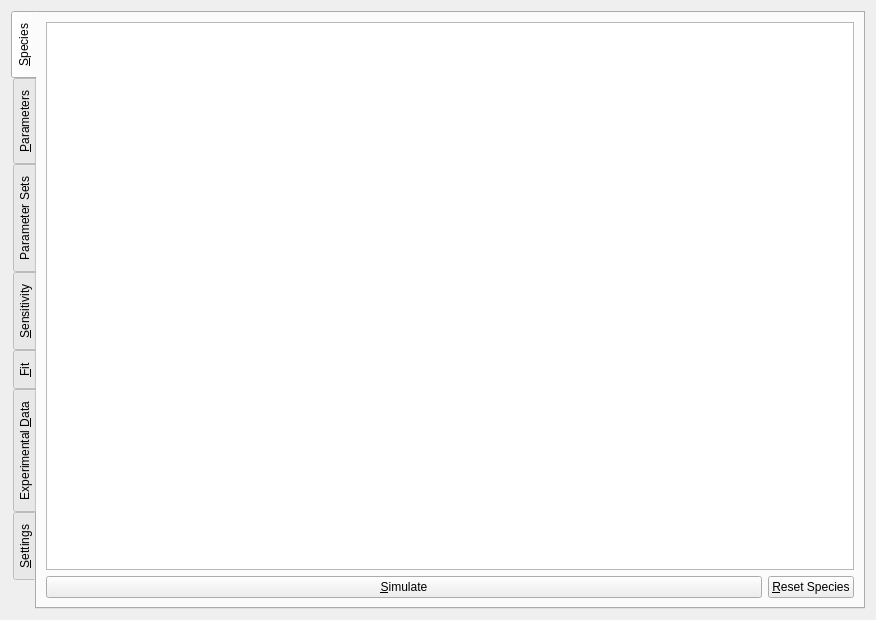
<?xml version="1.0" encoding="UTF-8"?>
<ui version="4.0">
 <class>SimulationWorkbench</class>
 <widget class="QWidget" name="SimulationWorkbench">
  <property name="geometry">
   <rect>
    <x>0</x>
    <y>0</y>
    <width>876</width>
    <height>620</height>
   </rect>
  </property>
  <property name="sizePolicy">
   <sizepolicy hsizetype="Expanding" vsizetype="Expanding">
    <horstretch>0</horstretch>
    <verstretch>0</verstretch>
   </sizepolicy>
  </property>
  <property name="windowTitle">
   <string>Form</string>
  </property>
  <layout class="QHBoxLayout" name="horizontalLayout">
   <item>
    <widget class="QTabWidget" name="actionTabWidget">
     <property name="tabPosition">
      <enum>QTabWidget::West</enum>
     </property>
     <property name="tabShape">
      <enum>QTabWidget::Rounded</enum>
     </property>
     <property name="currentIndex">
      <number>0</number>
     </property>
     <widget class="QWidget" name="tabSpecies">
      <attribute name="title">
       <string>&amp;Species</string>
      </attribute>
      <layout class="QHBoxLayout" name="horizontalLayout_6">
       <item>
        <layout class="QVBoxLayout" name="verticalLayout_5">
         <item>
          <widget class="QTableView" name="speciesTableView"/>
         </item>
         <item>
          <layout class="QHBoxLayout" name="horizontalLayout_5">
           <item>
            <widget class="QPushButton" name="simulateButtonSpecies">
             <property name="sizePolicy">
              <sizepolicy hsizetype="Expanding" vsizetype="Fixed">
               <horstretch>0</horstretch>
               <verstretch>0</verstretch>
              </sizepolicy>
             </property>
             <property name="text">
              <string>&amp;Simulate</string>
             </property>
            </widget>
           </item>
           <item>
            <widget class="QPushButton" name="resetButtonSpecies">
             <property name="text">
              <string>&amp;Reset Species</string>
             </property>
            </widget>
           </item>
          </layout>
         </item>
        </layout>
       </item>
      </layout>
     </widget>
     <widget class="QWidget" name="tabParameters">
      <attribute name="title">
       <string>&amp;Parameters</string>
      </attribute>
      <layout class="QHBoxLayout" name="horizontalLayout_8">
       <item>
        <layout class="QVBoxLayout" name="verticalLayout">
         <item>
          <widget class="QTableView" name="parametersTableView"/>
         </item>
         <item>
          <layout class="QHBoxLayout" name="horizontalLayout_7">
           <item>
            <widget class="QPushButton" name="simulateButtonParams">
             <property name="sizePolicy">
              <sizepolicy hsizetype="Expanding" vsizetype="Fixed">
               <horstretch>0</horstretch>
               <verstretch>0</verstretch>
              </sizepolicy>
             </property>
             <property name="text">
              <string>&amp;Simulate</string>
             </property>
            </widget>
           </item>
           <item>
            <widget class="QPushButton" name="resetButtonParams">
             <property name="text">
              <string>&amp;Reset Parameters</string>
             </property>
            </widget>
           </item>
          </layout>
         </item>
        </layout>
       </item>
      </layout>
     </widget>
     <widget class="QWidget" name="tabParameterSets">
      <attribute name="title">
       <string>Parameter Sets</string>
      </attribute>
      <layout class="QHBoxLayout" name="horizontalLayout_18">
       <item>
        <layout class="QVBoxLayout" name="verticalLayout_13">
         <item>
          <widget class="QTableView" name="parameterSetsTableView"/>
         </item>
         <item>
          <layout class="QHBoxLayout" name="horizontalLayout_17">
           <item>
            <spacer name="horizontalSpacer">
             <property name="orientation">
              <enum>Qt::Horizontal</enum>
             </property>
             <property name="sizeHint" stdset="0">
              <size>
               <width>40</width>
               <height>20</height>
              </size>
             </property>
            </spacer>
           </item>
           <item>
            <widget class="QPushButton" name="buttonParamSetNew">
             <property name="text">
              <string>New</string>
             </property>
            </widget>
           </item>
           <item>
            <widget class="QPushButton" name="buttonParamSetDuplicate">
             <property name="text">
              <string>Duplicate</string>
             </property>
            </widget>
           </item>
           <item>
            <widget class="QPushButton" name="buttonParamSetRemove">
             <property name="text">
              <string>Remove</string>
             </property>
            </widget>
           </item>
          </layout>
         </item>
        </layout>
       </item>
      </layout>
     </widget>
     <widget class="QWidget" name="tabSensitivity">
      <attribute name="title">
       <string>&amp;Sensitivity</string>
      </attribute>
      <layout class="QHBoxLayout" name="horizontalLayout_14">
       <item>
        <layout class="QVBoxLayout" name="verticalLayout_2">
         <item>
          <widget class="QTableView" name="sensitivityTableView"/>
         </item>
         <item>
          <layout class="QHBoxLayout" name="horizontalLayout_13">
           <item>
            <widget class="QPushButton" name="buttonSelectAllSensitivity">
             <property name="text">
              <string>Select All</string>
             </property>
            </widget>
           </item>
           <item>
            <widget class="QPushButton" name="buttonDeselectAllSensitivity">
             <property name="text">
              <string>Deselect All</string>
             </property>
            </widget>
           </item>
           <item>
            <widget class="QPushButton" name="buttonInvertSelectionSensitivity">
             <property name="text">
              <string>Invert Selection</string>
             </property>
            </widget>
           </item>
           <item>
            <widget class="QPushButton" name="computeSensitivitiesButton">
             <property name="sizePolicy">
              <sizepolicy hsizetype="Expanding" vsizetype="Fixed">
               <horstretch>0</horstretch>
               <verstretch>0</verstretch>
              </sizepolicy>
             </property>
             <property name="text">
              <string>Compute Sensitivities</string>
             </property>
            </widget>
           </item>
          </layout>
         </item>
         <item>
          <widget class="QLabel" name="labelSensitivitiesText">
           <property name="text">
            <string>(If you want to compute sensitivities based on measured time points, got to the Settings tab.)</string>
           </property>
           <property name="alignment">
            <set>Qt::AlignCenter</set>
           </property>
          </widget>
         </item>
        </layout>
       </item>
      </layout>
     </widget>
     <widget class="QWidget" name="tabFit">
      <attribute name="title">
       <string>&amp;Fit</string>
      </attribute>
      <layout class="QHBoxLayout" name="horizontalLayout_16">
       <item>
        <layout class="QVBoxLayout" name="verticalLayout_3">
         <item>
          <widget class="QTableView" name="estimateParamsTableView"/>
         </item>
         <item>
          <layout class="QHBoxLayout" name="horizontalLayout_15">
           <item>
            <widget class="QPushButton" name="buttonSelectAllParamEst">
             <property name="text">
              <string>Select All</string>
             </property>
            </widget>
           </item>
           <item>
            <widget class="QPushButton" name="buttonDeselectAllParamEst">
             <property name="text">
              <string>Deselect All</string>
             </property>
            </widget>
           </item>
           <item>
            <widget class="QPushButton" name="buttonInvertSelectionParamEst">
             <property name="text">
              <string>Invert Selection</string>
             </property>
            </widget>
           </item>
           <item>
            <widget class="QPushButton" name="estimateParamsButton">
             <property name="sizePolicy">
              <sizepolicy hsizetype="Expanding" vsizetype="Fixed">
               <horstretch>0</horstretch>
               <verstretch>0</verstretch>
              </sizepolicy>
             </property>
             <property name="text">
              <string>Identify Parameters</string>
             </property>
            </widget>
           </item>
          </layout>
         </item>
        </layout>
       </item>
      </layout>
     </widget>
     <widget class="QWidget" name="tabExperimentalData">
      <attribute name="title">
       <string>Experimental &amp;Data</string>
      </attribute>
      <layout class="QHBoxLayout" name="horizontalLayout_10">
       <item>
        <widget class="QToolBox" name="experimentalDataToolBox">
         <property name="currentIndex">
          <number>0</number>
         </property>
         <widget class="QWidget" name="pageMainFeatures">
          <property name="geometry">
           <rect>
            <x>0</x>
            <y>0</y>
            <width>814</width>
            <height>524</height>
           </rect>
          </property>
          <attribute name="label">
           <string>Main Features</string>
          </attribute>
          <layout class="QVBoxLayout" name="verticalLayout_11">
           <item>
            <layout class="QVBoxLayout" name="verticalLayout_10">
             <item>
              <layout class="QHBoxLayout" name="horizontalLayout_9">
               <item>
                <widget class="QLineEdit" name="lineEditExpData"/>
               </item>
               <item>
                <widget class="QPushButton" name="buttonBrowseExpData">
                 <property name="text">
                  <string>Browse...</string>
                 </property>
                </widget>
               </item>
               <item>
                <widget class="QPushButton" name="buttonImportExpData">
                 <property name="text">
                  <string>Import</string>
                 </property>
                </widget>
               </item>
              </layout>
             </item>
             <item>
              <widget class="QTableWidget" name="tableWidgetExpData"/>
             </item>
             <item>
              <layout class="QHBoxLayout" name="horizontalLayout_4">
               <item>
                <widget class="QPushButton" name="buttonPlotExperimentalData">
                 <property name="sizePolicy">
                  <sizepolicy hsizetype="Minimum" vsizetype="Fixed">
                   <horstretch>2</horstretch>
                   <verstretch>0</verstretch>
                  </sizepolicy>
                 </property>
                 <property name="text">
                  <string>Plot Experimental Data</string>
                 </property>
                </widget>
               </item>
               <item>
                <spacer name="horizontalSpacer_5">
                 <property name="orientation">
                  <enum>Qt::Horizontal</enum>
                 </property>
                 <property name="sizeHint" stdset="0">
                  <size>
                   <width>498</width>
                   <height>20</height>
                  </size>
                 </property>
                </spacer>
               </item>
               <item>
                <widget class="QPushButton" name="buttonExpDataRemoveSelected">
                 <property name="text">
                  <string>Remove Selected</string>
                 </property>
                </widget>
               </item>
              </layout>
             </item>
            </layout>
           </item>
          </layout>
         </widget>
         <widget class="QWidget" name="pageAdvancedFeatures">
          <property name="geometry">
           <rect>
            <x>0</x>
            <y>0</y>
            <width>335</width>
            <height>51</height>
           </rect>
          </property>
          <attribute name="label">
           <string>Advanced Features</string>
          </attribute>
          <layout class="QHBoxLayout" name="horizontalLayout_12">
           <item>
            <layout class="QVBoxLayout" name="verticalLayout_9">
             <item>
              <layout class="QHBoxLayout" name="horizontalLayout_11">
               <item>
                <widget class="QLabel" name="perturbExpDataLabel">
                 <property name="text">
                  <string>Perturbation Factor:</string>
                 </property>
                </widget>
               </item>
               <item>
                <widget class="QDoubleSpinBox" name="perturbExpDataDoubleSpinBox">
                 <property name="suffix">
                  <string> %</string>
                 </property>
                 <property name="decimals">
                  <number>1</number>
                 </property>
                 <property name="maximum">
                  <double>100.000000000000000</double>
                 </property>
                 <property name="singleStep">
                  <double>0.500000000000000</double>
                 </property>
                 <property name="value">
                  <double>5.000000000000000</double>
                 </property>
                </widget>
               </item>
               <item>
                <widget class="QPushButton" name="perturbExpDataPushButton">
                 <property name="text">
                  <string>Perturb Experimental Data</string>
                 </property>
                </widget>
               </item>
               <item>
                <spacer name="horizontalSpacer_4">
                 <property name="orientation">
                  <enum>Qt::Horizontal</enum>
                 </property>
                 <property name="sizeHint" stdset="0">
                  <size>
                   <width>368</width>
                   <height>20</height>
                  </size>
                 </property>
                </spacer>
               </item>
              </layout>
             </item>
             <item>
              <spacer name="verticalSpacer">
               <property name="orientation">
                <enum>Qt::Vertical</enum>
               </property>
               <property name="sizeHint" stdset="0">
                <size>
                 <width>20</width>
                 <height>458</height>
                </size>
               </property>
              </spacer>
             </item>
            </layout>
           </item>
          </layout>
         </widget>
        </widget>
       </item>
      </layout>
     </widget>
     <widget class="QWidget" name="tabSettings">
      <attribute name="title">
       <string>&amp;Settings</string>
      </attribute>
      <layout class="QVBoxLayout" name="verticalLayout_12">
       <item>
        <layout class="QVBoxLayout" name="verticalLayout_4">
         <item>
          <widget class="QGroupBox" name="groupBox">
           <property name="title">
            <string>General Settings</string>
           </property>
           <layout class="QVBoxLayout" name="verticalLayout_7">
            <item>
             <layout class="QHBoxLayout" name="horizontalLayout_2">
              <item>
               <widget class="QLabel" name="labelComputationBackend">
                <property name="toolTip">
                 <string>Select the computation backend BioParkin uses for simulations, sensitivity calculations, etc. (FORTRAN code generation is available here for compatibility and debugging reasons.)</string>
                </property>
                <property name="statusTip">
                 <string>Select the computation backend BioParkin uses for simulations, sensitivity calculations, etc. (FORTRAN code generation is available here for compatibility and debugging reasons.)</string>
                </property>
                <property name="text">
                 <string>Computation Backend:</string>
                </property>
               </widget>
              </item>
              <item>
               <widget class="QComboBox" name="comboBoxBackendSelect">
                <item>
                 <property name="text">
                  <string>PARKINcpp</string>
                 </property>
                </item>
               </widget>
              </item>
              <item>
               <spacer name="horizontalSpacer_2">
                <property name="orientation">
                 <enum>Qt::Horizontal</enum>
                </property>
                <property name="sizeHint" stdset="0">
                 <size>
                  <width>40</width>
                  <height>20</height>
                 </size>
                </property>
               </spacer>
              </item>
             </layout>
            </item>
            <item>
             <widget class="QCheckBox" name="autoRefreshCheckBox">
              <property name="text">
               <string>&amp;Automatically Simulate on Changes</string>
              </property>
             </widget>
            </item>
            <item>
             <widget class="QCheckBox" name="checkBoxPlotExpData">
              <property name="text">
               <string>Include Experimental Data in Simulation Plots</string>
              </property>
             </widget>
            </item>
           </layout>
          </widget>
         </item>
         <item>
          <widget class="QGroupBox" name="groupBoxTimes">
           <property name="title">
            <string>Time Settings</string>
           </property>
           <layout class="QGridLayout" name="gridLayout">
            <item row="1" column="0">
             <widget class="QLabel" name="labelStartTime">
              <property name="text">
               <string>Start Time</string>
              </property>
             </widget>
            </item>
            <item row="1" column="1">
             <widget class="QLineEdit" name="lineEditStartTime">
              <property name="text">
               <string/>
              </property>
             </widget>
            </item>
            <item row="2" column="0">
             <widget class="QLabel" name="labelEndTime">
              <property name="text">
               <string>End Time</string>
              </property>
             </widget>
            </item>
            <item row="2" column="1">
             <widget class="QLineEdit" name="lineEditEndTime">
              <property name="text">
               <string/>
              </property>
             </widget>
            </item>
            <item row="5" column="0">
             <widget class="QLabel" name="labelTimeUnit">
              <property name="text">
               <string>Time Unit</string>
              </property>
             </widget>
            </item>
            <item row="5" column="1">
             <widget class="QLineEdit" name="lineEditTimeUnit">
              <property name="text">
               <string/>
              </property>
             </widget>
            </item>
            <item row="3" column="0">
             <widget class="QLabel" name="labelNumIntervals">
              <property name="text">
               <string># Intervals</string>
              </property>
             </widget>
            </item>
            <item row="3" column="1">
             <widget class="QLineEdit" name="lineEditNumIntervals">
              <property name="text">
               <string/>
              </property>
             </widget>
            </item>
            <item row="0" column="0">
             <widget class="QCheckBox" name="checkBoxUseMeasuredTimepoints">
              <property name="text">
               <string>Use Measured Timepoints (taken from Currently Loaded Experimental Data)</string>
              </property>
             </widget>
            </item>
            <item row="4" column="0">
             <widget class="QLabel" name="labelIntervalSize">
              <property name="text">
               <string>Interval Size</string>
              </property>
             </widget>
            </item>
            <item row="4" column="1">
             <widget class="QLineEdit" name="lineEditIntervalSize"/>
            </item>
           </layout>
          </widget>
         </item>
         <item>
          <widget class="QGroupBox" name="groupBoxTolerances">
           <property name="sizePolicy">
            <sizepolicy hsizetype="Preferred" vsizetype="Minimum">
             <horstretch>0</horstretch>
             <verstretch>0</verstretch>
            </sizepolicy>
           </property>
           <property name="title">
            <string>Expert Settings</string>
           </property>
           <property name="flat">
            <bool>false</bool>
           </property>
           <property name="checkable">
            <bool>false</bool>
           </property>
           <layout class="QGridLayout" name="gridLayout_2">
            <item row="0" column="0">
             <widget class="QLabel" name="labelRTOL">
              <property name="sizePolicy">
               <sizepolicy hsizetype="Preferred" vsizetype="Minimum">
                <horstretch>0</horstretch>
                <verstretch>0</verstretch>
               </sizepolicy>
              </property>
              <property name="toolTip">
               <string>Relative Tolerance used by the integrator</string>
              </property>
              <property name="statusTip">
               <string>Relative Tolerance used by the integrator</string>
              </property>
              <property name="whatsThis">
               <string>Relative Tolerance used by the integrator</string>
              </property>
              <property name="text">
               <string>Relative Tolerance (RTOL)</string>
              </property>
             </widget>
            </item>
            <item row="0" column="1">
             <widget class="QLineEdit" name="lineEditRTOL">
              <property name="text">
               <string/>
              </property>
             </widget>
            </item>
            <item row="1" column="0">
             <widget class="QLabel" name="labelATOL">
              <property name="sizePolicy">
               <sizepolicy hsizetype="Preferred" vsizetype="Minimum">
                <horstretch>0</horstretch>
                <verstretch>0</verstretch>
               </sizepolicy>
              </property>
              <property name="toolTip">
               <string>Absolute tolerance used by the integrator</string>
              </property>
              <property name="statusTip">
               <string>Absolute tolerance used by the integrator</string>
              </property>
              <property name="whatsThis">
               <string>Absolute tolerance used by the integrator</string>
              </property>
              <property name="text">
               <string>Absolute Tolerance (ATOL)</string>
              </property>
             </widget>
            </item>
            <item row="1" column="1">
             <widget class="QLineEdit" name="lineEditATOL">
              <property name="text">
               <string/>
              </property>
             </widget>
            </item>
            <item row="2" column="0">
             <widget class="QLabel" name="labelXTOL">
              <property name="toolTip">
               <string>Required tolerance for Gauß Newton</string>
              </property>
              <property name="statusTip">
               <string>Required tolerance for Gauß Newton</string>
              </property>
              <property name="whatsThis">
               <string>Required tolerance for Gauß Newton</string>
              </property>
              <property name="text">
               <string>Required Tolerance (XTOL)</string>
              </property>
             </widget>
            </item>
            <item row="2" column="1">
             <widget class="QLineEdit" name="lineEditXTOL"/>
            </item>
           </layout>
          </widget>
         </item>
         <item>
          <spacer name="verticalSpacer_2">
           <property name="orientation">
            <enum>Qt::Vertical</enum>
           </property>
           <property name="sizeHint" stdset="0">
            <size>
             <width>20</width>
             <height>238</height>
            </size>
           </property>
          </spacer>
         </item>
         <item>
          <widget class="QPushButton" name="simulateButtonSettings">
           <property name="text">
            <string>Simulate</string>
           </property>
          </widget>
         </item>
        </layout>
       </item>
      </layout>
     </widget>
    </widget>
   </item>
  </layout>
  <action name="actionSimulate">
   <property name="text">
    <string>&amp;Simulate</string>
   </property>
   <property name="toolTip">
    <string>Simulate with current settings</string>
   </property>
   <property name="shortcut">
    <string>Ctrl+S</string>
   </property>
  </action>
  <action name="actionReset">
   <property name="text">
    <string>&amp;Reset</string>
   </property>
   <property name="shortcut">
    <string>Ctrl+R</string>
   </property>
  </action>
  <action name="actionImport">
   <property name="text">
    <string>&amp;Import</string>
   </property>
   <property name="shortcut">
    <string>Ctrl+I</string>
   </property>
  </action>
  <action name="actionSaveData">
   <property name="text">
    <string>&amp;Save</string>
   </property>
   <property name="toolTip">
    <string>Save Data</string>
   </property>
   <property name="shortcut">
    <string>Ctrl+D</string>
   </property>
  </action>
  <action name="actionSavePlot">
   <property name="text">
    <string>&amp;Save</string>
   </property>
   <property name="toolTip">
    <string>Save Plot</string>
   </property>
   <property name="shortcut">
    <string>Ctrl+P</string>
   </property>
  </action>
  <action name="actionAutoRefresh">
   <property name="checkable">
    <bool>true</bool>
   </property>
   <property name="text">
    <string>Auto Refresh</string>
   </property>
   <property name="toolTip">
    <string>Simulation will occur automatically if enabled</string>
   </property>
   <property name="shortcut">
    <string>Ctrl+A</string>
   </property>
  </action>
  <action name="actionComputeSensitivities">
   <property name="text">
    <string>Compute Sensitivities</string>
   </property>
   <property name="toolTip">
    <string>Compute sensitivities of the currently selected Species</string>
   </property>
   <property name="shortcut">
    <string>Ctrl+C</string>
   </property>
  </action>
  <action name="actionResetSpecies">
   <property name="text">
    <string>Reset Species</string>
   </property>
   <property name="toolTip">
    <string>Resets all Species values</string>
   </property>
  </action>
  <action name="actionResetParameters">
   <property name="text">
    <string>Reset Parameters</string>
   </property>
   <property name="toolTip">
    <string>Resets all Parameter values</string>
   </property>
  </action>
  <action name="actionEstimateParameterValues">
   <property name="text">
    <string>Estimate Parameter Values</string>
   </property>
   <property name="toolTip">
    <string>Starts the parameter value estimation process</string>
   </property>
  </action>
  <action name="actionPerturbExperimentalData">
   <property name="text">
    <string>Perturb Experimental Data</string>
   </property>
   <property name="toolTip">
    <string>Perturbs the loaded experimental data by the given percentage.</string>
   </property>
  </action>
  <action name="actionSelectAllParametersForSensitivity">
   <property name="text">
    <string>Select All Parameters for Sensitivity</string>
   </property>
  </action>
  <action name="actionDeselectAllParametersForSensitivity">
   <property name="text">
    <string>Deselect All Parameters for Sensitivity</string>
   </property>
  </action>
  <action name="actionInvertSelectionOfParametersForSensitivity">
   <property name="text">
    <string>Invert Selection of Parameters for Sensitivity</string>
   </property>
  </action>
  <action name="actionSelect_All_Parameters_for_Estimation">
   <property name="text">
    <string>Select All Parameters for Estimation</string>
   </property>
  </action>
  <action name="actionDeselect_All_Parameters_for_Estimation">
   <property name="text">
    <string>Deselect All Parameters for Estimation</string>
   </property>
  </action>
  <action name="actionInvert_Selection_of_Parameters_for_Estimation">
   <property name="text">
    <string>Invert Selection of Parameters for Estimation</string>
   </property>
  </action>
  <action name="actionNew_Parameter_Set">
   <property name="text">
    <string>New Parameter Set</string>
   </property>
   <property name="toolTip">
    <string>Create a new Parameter Set</string>
   </property>
  </action>
  <action name="actionDuplicate_Parameter_Set">
   <property name="text">
    <string>Duplicate Parameter Set</string>
   </property>
   <property name="toolTip">
    <string>Create a new Parameter Set by duplicating the selected one</string>
   </property>
  </action>
  <action name="actionRemove_Parameter_Set">
   <property name="text">
    <string>Remove Parameter Set</string>
   </property>
   <property name="toolTip">
    <string>Remove selected Parameter Set</string>
   </property>
  </action>
 </widget>
 <resources/>
 <connections>
  <connection>
   <sender>simulateButtonSpecies</sender>
   <signal>clicked()</signal>
   <receiver>actionSimulate</receiver>
   <slot>trigger()</slot>
   <hints>
    <hint type="sourcelabel">
     <x>117</x>
     <y>686</y>
    </hint>
    <hint type="destinationlabel">
     <x>-1</x>
     <y>-1</y>
    </hint>
   </hints>
  </connection>
  <connection>
   <sender>resetButtonSpecies</sender>
   <signal>clicked()</signal>
   <receiver>actionResetSpecies</receiver>
   <slot>trigger()</slot>
   <hints>
    <hint type="sourcelabel">
     <x>198</x>
     <y>686</y>
    </hint>
    <hint type="destinationlabel">
     <x>-1</x>
     <y>-1</y>
    </hint>
   </hints>
  </connection>
  <connection>
   <sender>computeSensitivitiesButton</sender>
   <signal>clicked()</signal>
   <receiver>actionComputeSensitivities</receiver>
   <slot>trigger()</slot>
   <hints>
    <hint type="sourcelabel">
     <x>204</x>
     <y>669</y>
    </hint>
    <hint type="destinationlabel">
     <x>-1</x>
     <y>-1</y>
    </hint>
   </hints>
  </connection>
  <connection>
   <sender>simulateButtonParams</sender>
   <signal>clicked()</signal>
   <receiver>actionSimulate</receiver>
   <slot>trigger()</slot>
   <hints>
    <hint type="sourcelabel">
     <x>117</x>
     <y>686</y>
    </hint>
    <hint type="destinationlabel">
     <x>-1</x>
     <y>-1</y>
    </hint>
   </hints>
  </connection>
  <connection>
   <sender>resetButtonParams</sender>
   <signal>clicked()</signal>
   <receiver>actionResetParameters</receiver>
   <slot>trigger()</slot>
   <hints>
    <hint type="sourcelabel">
     <x>217</x>
     <y>686</y>
    </hint>
    <hint type="destinationlabel">
     <x>-1</x>
     <y>-1</y>
    </hint>
   </hints>
  </connection>
  <connection>
   <sender>checkBoxUseMeasuredTimepoints</sender>
   <signal>toggled(bool)</signal>
   <receiver>lineEditStartTime</receiver>
   <slot>setDisabled(bool)</slot>
   <hints>
    <hint type="sourcelabel">
     <x>270</x>
     <y>189</y>
    </hint>
    <hint type="destinationlabel">
     <x>757</x>
     <y>215</y>
    </hint>
   </hints>
  </connection>
  <connection>
   <sender>checkBoxUseMeasuredTimepoints</sender>
   <signal>toggled(bool)</signal>
   <receiver>lineEditEndTime</receiver>
   <slot>setDisabled(bool)</slot>
   <hints>
    <hint type="sourcelabel">
     <x>237</x>
     <y>189</y>
    </hint>
    <hint type="destinationlabel">
     <x>794</x>
     <y>241</y>
    </hint>
   </hints>
  </connection>
  <connection>
   <sender>checkBoxUseMeasuredTimepoints</sender>
   <signal>toggled(bool)</signal>
   <receiver>lineEditNumIntervals</receiver>
   <slot>setDisabled(bool)</slot>
   <hints>
    <hint type="sourcelabel">
     <x>207</x>
     <y>189</y>
    </hint>
    <hint type="destinationlabel">
     <x>796</x>
     <y>267</y>
    </hint>
   </hints>
  </connection>
  <connection>
   <sender>checkBoxUseMeasuredTimepoints</sender>
   <signal>toggled(bool)</signal>
   <receiver>labelStartTime</receiver>
   <slot>setDisabled(bool)</slot>
   <hints>
    <hint type="sourcelabel">
     <x>174</x>
     <y>189</y>
    </hint>
    <hint type="destinationlabel">
     <x>158</x>
     <y>215</y>
    </hint>
   </hints>
  </connection>
  <connection>
   <sender>checkBoxUseMeasuredTimepoints</sender>
   <signal>toggled(bool)</signal>
   <receiver>labelEndTime</receiver>
   <slot>setDisabled(bool)</slot>
   <hints>
    <hint type="sourcelabel">
     <x>134</x>
     <y>189</y>
    </hint>
    <hint type="destinationlabel">
     <x>137</x>
     <y>241</y>
    </hint>
   </hints>
  </connection>
  <connection>
   <sender>checkBoxUseMeasuredTimepoints</sender>
   <signal>toggled(bool)</signal>
   <receiver>labelNumIntervals</receiver>
   <slot>setDisabled(bool)</slot>
   <hints>
    <hint type="sourcelabel">
     <x>181</x>
     <y>189</y>
    </hint>
    <hint type="destinationlabel">
     <x>145</x>
     <y>251</y>
    </hint>
   </hints>
  </connection>
  <connection>
   <sender>estimateParamsButton</sender>
   <signal>clicked()</signal>
   <receiver>actionEstimateParameterValues</receiver>
   <slot>trigger()</slot>
   <hints>
    <hint type="sourcelabel">
     <x>519</x>
     <y>675</y>
    </hint>
    <hint type="destinationlabel">
     <x>-1</x>
     <y>-1</y>
    </hint>
   </hints>
  </connection>
  <connection>
   <sender>perturbExpDataPushButton</sender>
   <signal>clicked()</signal>
   <receiver>actionPerturbExperimentalData</receiver>
   <slot>trigger()</slot>
   <hints>
    <hint type="sourcelabel">
     <x>358</x>
     <y>129</y>
    </hint>
    <hint type="destinationlabel">
     <x>-1</x>
     <y>-1</y>
    </hint>
   </hints>
  </connection>
  <connection>
   <sender>checkBoxUseMeasuredTimepoints</sender>
   <signal>toggled(bool)</signal>
   <receiver>labelIntervalSize</receiver>
   <slot>setDisabled(bool)</slot>
   <hints>
    <hint type="sourcelabel">
     <x>89</x>
     <y>186</y>
    </hint>
    <hint type="destinationlabel">
     <x>91</x>
     <y>289</y>
    </hint>
   </hints>
  </connection>
  <connection>
   <sender>checkBoxUseMeasuredTimepoints</sender>
   <signal>toggled(bool)</signal>
   <receiver>lineEditIntervalSize</receiver>
   <slot>setDisabled(bool)</slot>
   <hints>
    <hint type="sourcelabel">
     <x>72</x>
     <y>181</y>
    </hint>
    <hint type="destinationlabel">
     <x>473</x>
     <y>290</y>
    </hint>
   </hints>
  </connection>
  <connection>
   <sender>simulateButtonSettings</sender>
   <signal>clicked()</signal>
   <receiver>actionSimulate</receiver>
   <slot>trigger()</slot>
   <hints>
    <hint type="sourcelabel">
     <x>506</x>
     <y>676</y>
    </hint>
    <hint type="destinationlabel">
     <x>-1</x>
     <y>-1</y>
    </hint>
   </hints>
  </connection>
  <connection>
   <sender>buttonDeselectAllSensitivity</sender>
   <signal>clicked()</signal>
   <receiver>actionDeselectAllParametersForSensitivity</receiver>
   <slot>trigger()</slot>
   <hints>
    <hint type="sourcelabel">
     <x>161</x>
     <y>656</y>
    </hint>
    <hint type="destinationlabel">
     <x>-1</x>
     <y>-1</y>
    </hint>
   </hints>
  </connection>
  <connection>
   <sender>buttonInvertSelectionSensitivity</sender>
   <signal>clicked()</signal>
   <receiver>actionInvertSelectionOfParametersForSensitivity</receiver>
   <slot>trigger()</slot>
   <hints>
    <hint type="sourcelabel">
     <x>246</x>
     <y>656</y>
    </hint>
    <hint type="destinationlabel">
     <x>-1</x>
     <y>-1</y>
    </hint>
   </hints>
  </connection>
  <connection>
   <sender>buttonSelectAllSensitivity</sender>
   <signal>clicked()</signal>
   <receiver>actionSelectAllParametersForSensitivity</receiver>
   <slot>trigger()</slot>
   <hints>
    <hint type="sourcelabel">
     <x>80</x>
     <y>656</y>
    </hint>
    <hint type="destinationlabel">
     <x>-1</x>
     <y>-1</y>
    </hint>
   </hints>
  </connection>
  <connection>
   <sender>buttonDeselectAllParamEst</sender>
   <signal>clicked()</signal>
   <receiver>actionDeselect_All_Parameters_for_Estimation</receiver>
   <slot>trigger()</slot>
   <hints>
    <hint type="sourcelabel">
     <x>161</x>
     <y>675</y>
    </hint>
    <hint type="destinationlabel">
     <x>-1</x>
     <y>-1</y>
    </hint>
   </hints>
  </connection>
  <connection>
   <sender>buttonInvertSelectionParamEst</sender>
   <signal>clicked()</signal>
   <receiver>actionInvert_Selection_of_Parameters_for_Estimation</receiver>
   <slot>trigger()</slot>
   <hints>
    <hint type="sourcelabel">
     <x>246</x>
     <y>675</y>
    </hint>
    <hint type="destinationlabel">
     <x>-1</x>
     <y>-1</y>
    </hint>
   </hints>
  </connection>
  <connection>
   <sender>buttonSelectAllParamEst</sender>
   <signal>clicked()</signal>
   <receiver>actionSelect_All_Parameters_for_Estimation</receiver>
   <slot>trigger()</slot>
   <hints>
    <hint type="sourcelabel">
     <x>80</x>
     <y>675</y>
    </hint>
    <hint type="destinationlabel">
     <x>-1</x>
     <y>-1</y>
    </hint>
   </hints>
  </connection>
  <connection>
   <sender>buttonParamSetDuplicate</sender>
   <signal>clicked()</signal>
   <receiver>actionDuplicate_Parameter_Set</receiver>
   <slot>trigger()</slot>
   <hints>
    <hint type="sourcelabel">
     <x>852</x>
     <y>675</y>
    </hint>
    <hint type="destinationlabel">
     <x>-1</x>
     <y>-1</y>
    </hint>
   </hints>
  </connection>
  <connection>
   <sender>buttonParamSetNew</sender>
   <signal>clicked()</signal>
   <receiver>actionNew_Parameter_Set</receiver>
   <slot>trigger()</slot>
   <hints>
    <hint type="sourcelabel">
     <x>771</x>
     <y>675</y>
    </hint>
    <hint type="destinationlabel">
     <x>-1</x>
     <y>-1</y>
    </hint>
   </hints>
  </connection>
  <connection>
   <sender>buttonParamSetRemove</sender>
   <signal>clicked()</signal>
   <receiver>actionRemove_Parameter_Set</receiver>
   <slot>trigger()</slot>
   <hints>
    <hint type="sourcelabel">
     <x>933</x>
     <y>675</y>
    </hint>
    <hint type="destinationlabel">
     <x>-1</x>
     <y>-1</y>
    </hint>
   </hints>
  </connection>
 </connections>
</ui>
